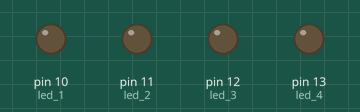
Simulated run of this sketch. Board: Arduino Uno, built with avr-gcc and run on an emulated ATmega328P. Shown: output pins drawn as LEDs (lit = HIGH).

Above: at 0.1 s.
At 0.85 s:
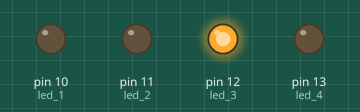
At 1.85 s:
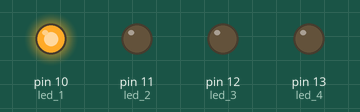
At 3.15 s:
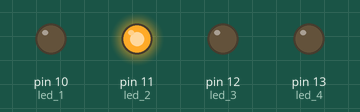
At 4.35 s:
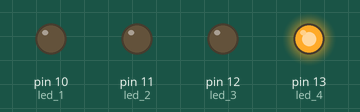
Timing chart, 0 to 4.7 s (numbered marks = the images above):
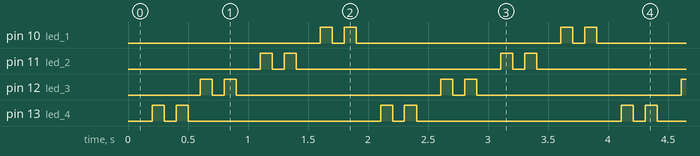

Measured:
- by itself, pin 10 (led_1), pin 11 (led_2), pin 12 (led_3): repeats every 2.0 s: LOW 0.10 s, HIGH 0.10 s, LOW 1.7 s, HIGH 0.10 s
- by itself, pin 13 (led_4): repeats every 1.9 s: LOW 0.10 s, HIGH 0.10 s, LOW 1.6 s, HIGH 0.10 s

The sketch:

P36-2_4_LED_L_shift_blink.ino
```cpp
/*
*P36-2
*設計Arduino 程式，控制四個LED 單燈閃爍左移。
*/

#define blink_interval 100 //ms，LED閃爍的間隔
#define duration 500 //ms，切換LED的間隔

const int led_1 = 10; //最左
const int led_2 = 11;
const int led_3 = 12;
const int led_4 = 13; //最右

void setup()
{
	pinMode(led_1, OUTPUT);
	pinMode(led_2, OUTPUT);
	pinMode(led_3, OUTPUT);
	pinMode(led_4, OUTPUT);

	digitalWrite(led_1, LOW);
	digitalWrite(led_2, LOW);
	digitalWrite(led_3, LOW);
	digitalWrite(led_4, LOW);
}

void loop() //輪流呼叫閃爍副函式
{
	blink_LED(led_4);
	blink_LED(led_3);
	blink_LED(led_2);
	blink_LED(led_1);
}

void blink_LED(int pin)
{
	bool led_state = 0;
	unsigned long start_time = millis();
 	unsigned long last_time = 0;
	while(millis()-start_time <= duration) //當現在時間減掉開始時間小(等)於設定的期間，則持續執行
	{
		if(millis()-last_time >= blink_interval) //檢查時間是否已經超過閃爍間隔
		{
			digitalWrite(pin, led_state);
			led_state = !led_state; //狀態反轉
			last_time = millis(); //紀錄切換後當前的時間
		}
	}
	digitalWrite(pin, LOW); //結束前關閉LED
}
```
